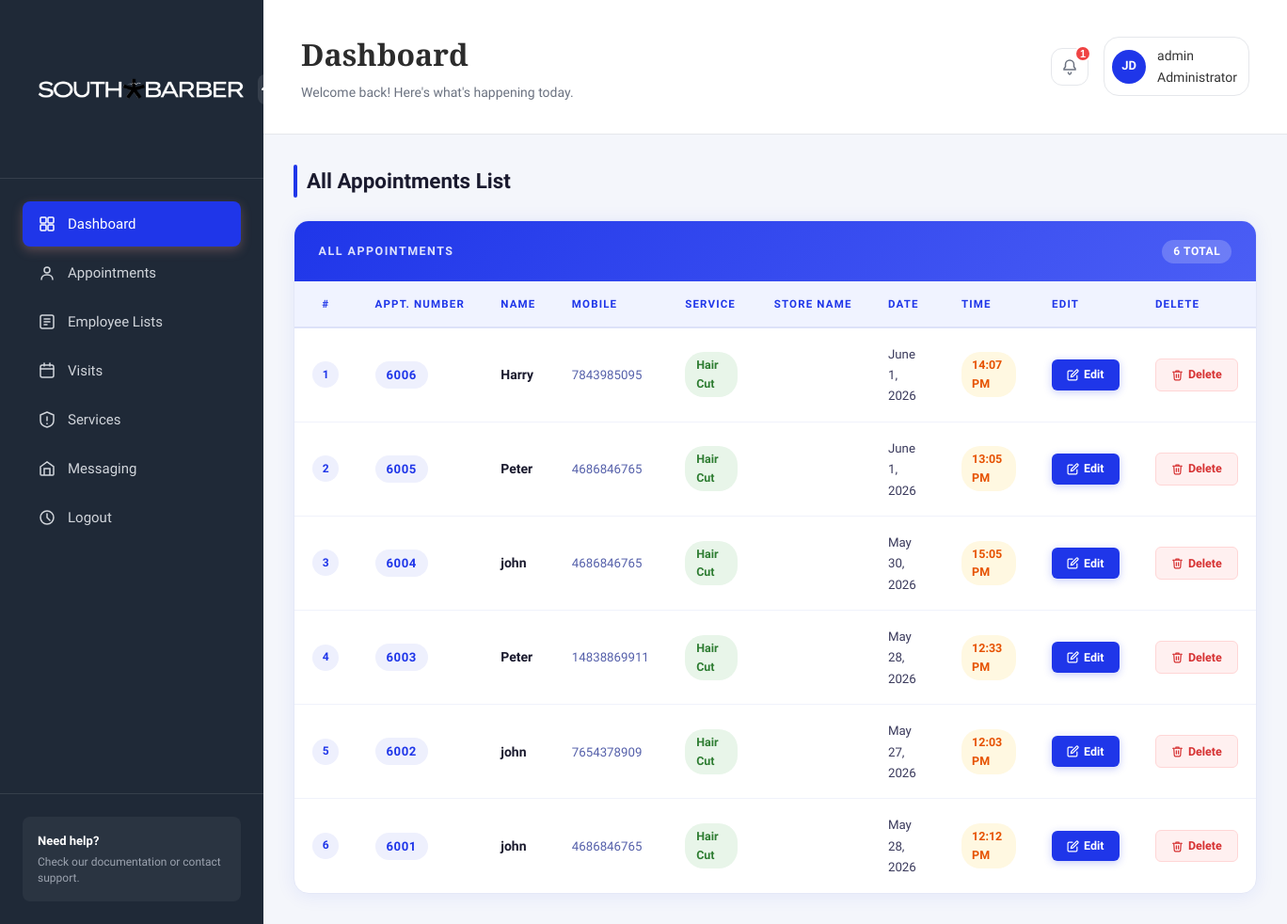
The app's page /adminsection/allappointment/ (signed in), older data.
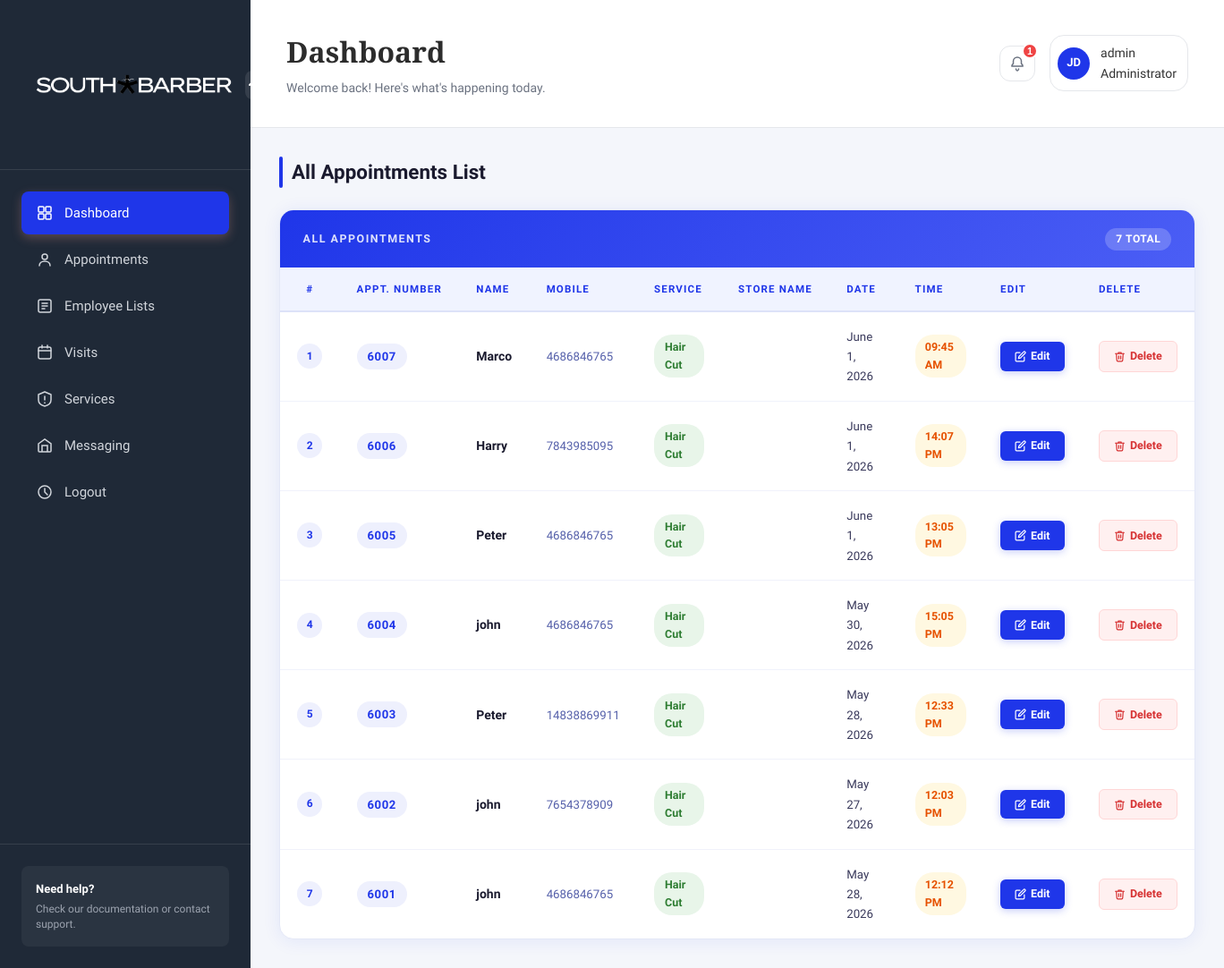
The same page, newer data.
### parlour/models.py (models this page shows, shortened)
class Appointment(models.Model):
    Store = models.ForeignKey(Store, on_delete=models.CASCADE)
    Name = models.CharField(max_length=50)
    Email = models.EmailField()
    PhoneNumber = models.CharField(max_length=11)
    Service = models.ForeignKey(Service, on_delete=models.CASCADE)
    Note = models.TextField(blank=True)
    AppointmentDate = models.DateField()
    AppointmentTime = models.TimeField()
    ApplyDate = models.DateTimeField(auto_now_add=True)
    RemarkDate = models.DateTimeField(auto_now=True)
    AppointmentNumber = models.IntegerField(null=True, blank=True)
    REMARK_CHOICES = (
        ('1', 'Accepted'),
        ('0', 'Rejected'),
    )
    Remark = models.CharField(max_length=1, choices=REMARK_CHOICES, blank=True)

### adminsection/models.py (models this page shows)
class Service(models.Model):
    ServiceName = models.CharField(max_length=25)
    Cost = models.PositiveIntegerField()
    TimeStamp = models.DateTimeField(auto_now_add=True)
    def __str__(self):
        return self.ServiceName

### adminsection/views.py (the view)
# urls.py: path('allappointment/', views.allappointment, name='allappointment'),
@staff_member_required
def allappointment(request):
    Appointments = Appointment.objects.order_by('-ApplyDate')
    context = {
        'Appointments': Appointments
    }
    return render(request, 'adminsection/appointments.html', context)

### templates/adminsection/appointments.html (shortened to what this page needs)
{% extends 'adminsection/base.html' %}
{% load static %}
{% block content %}
<div class="appt-wrapper">
  <div class="appt-header">
    <h3>All Appointments List</h3>
  </div>
  <div class="appt-card">
    <div class="appt-card-top">
      <span>All Appointments</span>
      <span class="count-badge">{{ Appointments|length }} total</span>
    </div>
    <table class="appt-table">
      <thead>
        <tr>
          <th>#</th>
          <th>Appt. Number</th>
          <th>Name</th>
          <th>Mobile</th>
          <th>Service</th>
          <th>Store Name</th>
          <th>Date</th>
          <th>Time</th>
          <th>Edit</th>
          <th>Delete</th>
        </tr>
      </thead>
      <tbody>
        {% for list in Appointments %}
        <tr>
          <td><span class="row-num">{{ forloop.counter }}</span></td>
          <td><span class="appt-number">{{ list.AppointmentNumber }}</span></td>
          <td><span class="client-name">{{ list.Name }}</span></td>
          <td><span class="phone-num">{{ list.PhoneNumber }}</span></td>
          <td><span class="service-badge">{{ list.Service }}</span></td>
           <td></td>
          <td><span class="appt-date">{{ list.AppointmentDate }}</span></td>
          <td><span class="appt-time">{{ list.AppointmentTime|date:"H:i A" }}</span></td>
          <td>
            <a href="{% url 'viewappointment' list.id %}" class="btn-edit">
              <svg viewBox="0 0 24 24"><path d="M11 4H4a2 2 0 0 0-2 2v14a2 2 0 0 0 2 2h14a2 2 0 0 0 2-2v-7"/><path d="M18.5 2.5a2.121 2.121 0 0 1 3 3L12 15l-4 1 1-4 9.5-9.5z"/></svg>
              Edit
            </a>
          </td>
          <td>
            <a href="{% url 'deleteappointment' list.id %}" class="btn-delete"
               onclick="return confirm('Are you sure you want to delete this appointment?');">
              <svg viewBox="0 0 24 24"><polyline points="3 6 5 6 21 6"/><path d="M19 6l-1 14a2 2 0 0 1-2 2H8a2 2 0 0 1-2-2L5 6"/><path d="M10 11v6"/><path d="M14 11v6"/><path d="M9 6V4h6v2"/></svg>
              Delete
            </a>
          </td>
        </tr>
        {% empty %}
        <tr>
          <td colspan="9" class="empty-state">No appointments found.</td>
        </tr>
        {% endfor %}
      </tbody>
    </table>
  </div>
</div>
{% endblock %}

Row changes from the older to the newer data that the page shows:
added Appointment: AppointmentNumber "6007", Name "Marco", PhoneNumber "4686846765", Service "Hair Cut", AppointmentDate "June 1, 2026", AppointmentTime "09:45 AM"
Text that changed along with them:
{{ Appointments|length }}: "6" → "7"
